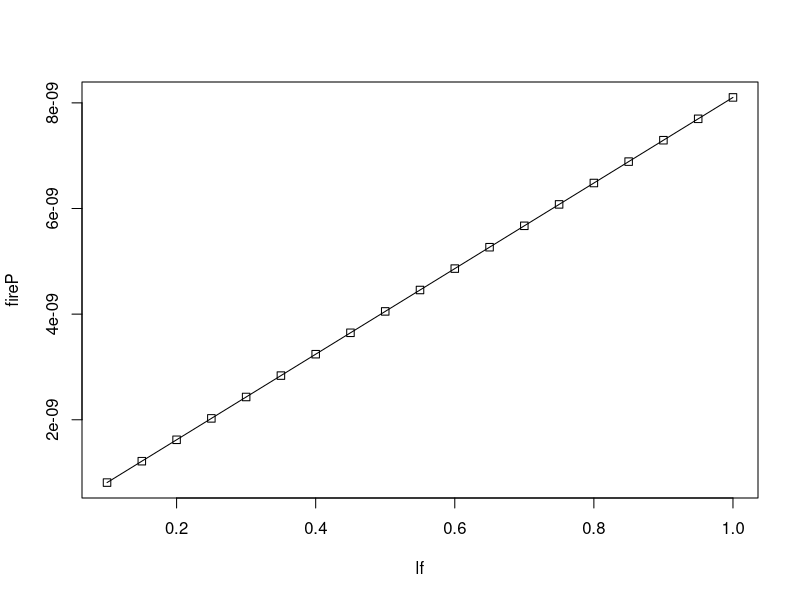

Here is the R script that generated this plot:
#LANDIS Fire probability using lf (time since fire), MI (mean fire return interval of a given cell) and B (fire prbability coefficient, B = MI by default)

#function for fire probability equation
P <- function(B, lf, MI){
  e <- 2.71828182
  P <- B * lf * MI^-(e+2)
 return(P)
}

lf <- seq(0.1, 1, 0.05)
mean(lf)
MI = 150
B <- MI

fireP <- P(B, lf, MI)

plot(fireP ~ lf, pch = 0)
lines(fireP ~ lf)
summary(fireP)

#function for fire size equation



S <- function(A, MS, r){
  S <- A * 10^r * MS
  return(S)
}

A <- 0.34
MS = 1000
a1 <- sample(runif(100, 0,1),1)
a2 <- sample(runif(100, 0,1),1)
r <- sqrt(-0.75 * log(a1) * sin(pi^2 * a2))
fireS <- S(A,MS,r)
fireS

